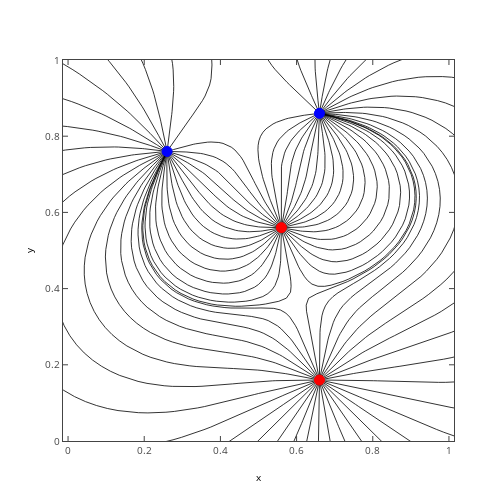

The notebook cell this image was saved under:
### Code cell
import matplotlib.pyplot as plt
import numpy as np
import plotly.offline as py
from scipy.integrate import ode as ode
py.init_notebook_mode(connected=True)



class charge:
    def __init__(self, q, pos):
        self.q = q
        self.pos = pos
        
def E_point_charge(q, a, x, y):
    return q*(x-a[0])/((x-a[0])**2+(y-a[1])**2)**(1.5), \
        q*(y-a[1])/((x-a[0])**2+(y-a[1])**2)**(1.5)
 
def E_total(x, y, charges):
    Ex, Ey = 0, 0
    for C in charges:
        E  = E_point_charge(C.q, C.pos, x, y)
        Ex = Ex+E[0]
        Ey = Ey+E[1]
    return [ Ex, Ey ]

def E_dir(t, y, charges):
    Ex, Ey = E_total(y[0], y[1], charges)
    n = np.sqrt(Ex**2+Ey*Ey)
    return [Ex/n, Ey/n]



# charges and positions
charges = [charge( 1, [0.56, 0.56]),
           charge(-1, [0.26, 0.76]),
           charge( 1, [0.66, 0.16]),
           charge(-1, [0.66, 0.86]) ]

# calculate field lines
R = 0.01
# loop over all charges
xs, ys = [], []
for C in charges:
    # plot field lines starting in current charge
    dt = 0.8*R
    if C.q < 0:
        # because the electric field lines start only from positive charge,
        # skip the process when the current charges is negative.
        continue
    # loop over field lines starting in different directions 
    # around current charge
    for alpha in np.linspace(0, 2*np.pi*31/32, 32):
        r = ode(E_dir)
        r.set_integrator('vode')
        r.set_f_params(charges)
        x = [ C.pos[0] + np.cos(alpha)*R ]
        y = [ C.pos[1] + np.sin(alpha)*R ]
        r.set_initial_value([x[0], y[0]], 0)
        cnt = 0
        while r.successful():
            Enorm = E_total(r.y[0],r.y[1],charges)
            Enorm = (Enorm[0]**2 + Enorm[1]**2)**0.5
            a = 5
            dt = R*a*Enorm**(-0.4)
            #if cnt % 1000 == 0:
            #    print(r.y[0],r.y[1],Enorm,dt2)
            #cnt += 1
            r.integrate(r.t+dt)
            x.append(r.y[0])
            y.append(r.y[1])
            hit_charge=False
            # check if field line ends in some charge
            for C2 in charges:
                if np.sqrt((r.y[0]-C2.pos[0])**2+(r.y[1]-C2.pos[1])**2)<R:
                    hit_charge = True
            if hit_charge:
                break
        xs.append(x)
        ys.append(y)
        
        
        
fig = plt.figure(figsize=(7, 7),facecolor="w")
ax = fig.add_subplot(111)

# plot field line
for x, y in zip(xs,ys):
    ax.plot(x, y, color="k",lw=0.8)

# plot point charges
for C in charges:
    if C.q>0:
        ax.plot(C.pos[0], C.pos[1], 'ro', ms=10*np.sqrt(C.q))
    if C.q<0:
        ax.plot(C.pos[0], C.pos[1], 'bo', ms=10*np.sqrt(-C.q))


ax.set_xlabel('x')
ax.set_ylabel('y')
ax.set_xlim(0, 1)
ax.set_ylim(0, 1)
ax.set_aspect('equal','datalim')
plt.savefig('electric_field_lines_pyplot_wo_mayavi.png',
            dpi=250,bbox_inches="tight",pad_inches=0.02)
plt.show()
    
    
    
    
    
    
    
py.iplot_mpl(fig)
